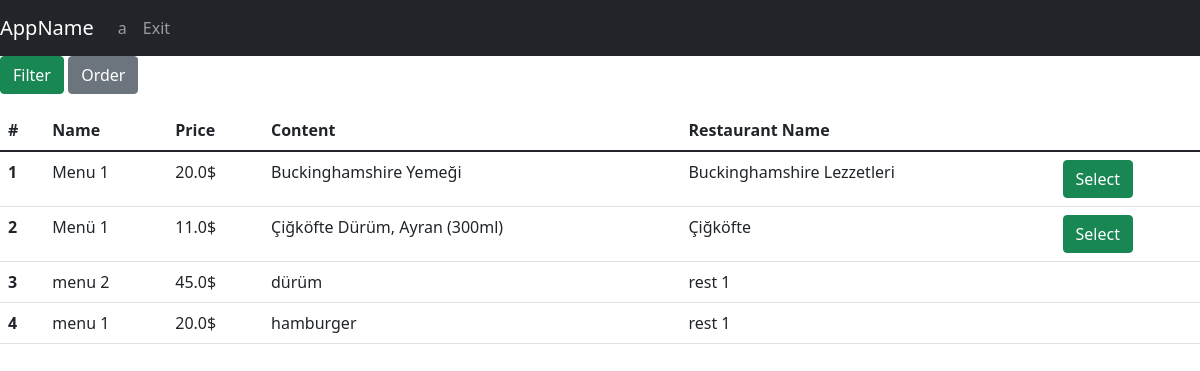
Screenshot of /menus (signed in) with the database file from the repository.
### tables this page shows
CREATE TABLE menu(id INTEGER PRIMARY KEY,menuName varchar(30), price REAL, content TEXT, restaurantId int REFERENCES restaurant(id) ON UPDATE CASCADE);

CREATE TABLE restaurant(id INTEGER PRIMARY KEY, restaurantName varchar(30),address varchar(250),lat Text,lng Text,isOpen binary,averageRating REAL);

### app.py (the view)
@app.route("/menus", methods=["GET", "POST"])
def allMenus():
    with sqlite3.connect(DATABASE) as database:
        cursor = database.cursor()
    if request.method == "POST":
        if 'order' in request.form:
            orderBy = request.form['orderBy']
            if session["isFiltered"] == False:
                command = "SELECT menu.id, menuName, price, content, restaurant.restaurantName " \
                          " FROM menu INNER JOIN restaurant ON menu.restaurantId = restaurant.id ORDER BY "+orderBy
                print(command)
                cursor.execute(command)
                query = cursor.fetchall()
                session["filteredData"]["menu"] = query
            else:
                df = pd.DataFrame(session["filteredData"]["menu"],
                                  columns=['id','menuName', 'price','content', 'restaurantName'])
                df = df.sort_values(by=orderBy)
                session["filteredData"]["menu"] = df.values.tolist()
        if 'filter' in request.form:
            filtered_cols, expected_vals = [], []
            q = ""
            for c in request.form.keys():
                if request.form[c] != '' and request.form[c] != "filter":
                    filtered_cols.append(c)
                    expected_vals.append(request.form[c])
            if len(expected_vals) > 0:
                for index in range(0, len(expected_vals)):
                    q += filtered_cols[index]+" LIKE " + f"'%{expected_vals[index]}%'"
                command = "SELECT menu.id, menuName, price, content, restaurant.restaurantName " \
                          " FROM menu INNER JOIN restaurant ON menu.restaurantId = restaurant.id and "+q+" ORDER BY menu.id desc "
                print("Command", command)
                cursor.execute(command)
                query = cursor.fetchall()
                session["filteredData"]["menu"] = query
            else:
                session["filteredData"] = getAllDbData(toGet=["menu"])
            session["isFiltered"] = True
    else:
        session["filteredData"] = getAllDbData(toGet=["menu"])
        session["isFiltered"] = False
    return render_template("admin/list_operations/list_menus.html", username=session["username"], data=session["filteredData"])

### app.py (called while the page is built)
def getMenus(cursor, limit=None):
    cursor.execute("SELECT menu.id, menuName, price, content, restaurant.restaurantName, restaurant.isOpen FROM menu INNER JOIN restaurant ON menu.restaurantId = restaurant.id ORDER BY menu.id desc")
    query = cursor.fetchall()
    return query

def getAllDbData(toGet, limit=None):
    with sqlite3.connect(DATABASE) as database:
        cursor = database.cursor()
    data = {}
    for entity in toGet:
        if entity == "couriers":
            data[entity] = getCouriers(cursor, limit)
        if entity == "users":
            data[entity] = getUsers(cursor, limit)
        if entity == "restaurant":
            data[entity] = getRestaurants(cursor, limit)
        if entity == "menu":
            data[entity] = getMenus(cursor, limit)
        if entity == "restaurantName":
            data[entity] = getRestaurantName(cursor, limit)
        if entity == "orders":
            data[entity] = getOrders(cursor, limit)
        else:
            pass
    return data

### templates/admin/list_operations/list_menus.html (shortened to what this page needs)
{% extends 'base.html' %}
{% block navbar %}
<nav class="navbar navbar-expand-lg navbar-dark bg-dark">
    <a class="navbar-brand" href="#">AppName</a>
    <div class="collapse navbar-collapse" id="navbarNav">
        <ul class="navbar-nav">
          <li class="nav-item active"><a class="nav-link" href="/">{{username}}</a></li>
          <li class="nav-item active"><a class="nav-link" href="/exit">Exit</a></li>
        </ul>
    </div>
</nav>
{% endblock %}
{% block body %}
<p>
  <a class="btn btn-success" data-toggle="collapse" href="#filter" role="button" aria-expanded="false" aria-controls="filter">Filter</a>
  <button class="btn btn-secondary" type="button" data-toggle="collapse" data-target="#order" aria-expanded="false" aria-controls="order">Order</button>
</p>
<div>
  <form action="/selectMenu" method="POST">
    <table class="table">
      <thead class="thead-dark">
        <tr>
            <th scope="col">#</th>
            <th scope="col">Name</th>
            <th scope="col">Price</th>
            <th scope="col">Content</th>
            <th scope="col">Restaurant Name</th>
            <th scope="col"></th>
        </tr>
      </thead>
      <tbody>
        {%for i in range(data["menu"]|length)%}
                <tr>
                  <th scope="row">{{ i+1 }}</th>
                  <td>{{ data["menu"][i][1] }}</td>
                  <td>{{ data["menu"][i][2] }}$</td>
                  <td>{{ data["menu"][i][3] }}</td>
                  <td>{{ data["menu"][i][4] }}</td>
                  {% if session["user_type"] == 0 and data["menu"][i][5] == 1 %}
               <td><button type="submit" name="selectedMenu" value='{{ data["menu"][i][0] }}' class="btn btn-success">Select</button></td>
                  {% else %}
               <td></td>
                  {% endif %}
                </tr>
        {%endfor%}
      </tbody>
    </table>
  </form>
</div>
{% endblock %}

### rows the page displays
menu: menuName "Menu 1", price "20.0", content "Buckinghamshire Yemeği"
restaurant: restaurantName "Buckinghamshire Lezzetleri"
menu: menuName "Menü 1", price "11.0", content "Çiğköfte Dürüm, Ayran (300ml)"
restaurant: restaurantName "Çiğköfte"
menu: menuName "menu 2", price "45.0", content "dürüm"
restaurant: restaurantName "rest 1" "rest 1", isOpen 0 (drawn)
menu: menuName "menu 1", price "20.0", content "hamburger"

### other values shown
{{ username }} "a"
{{ i+1 }} "1" "2" "3" "4"
